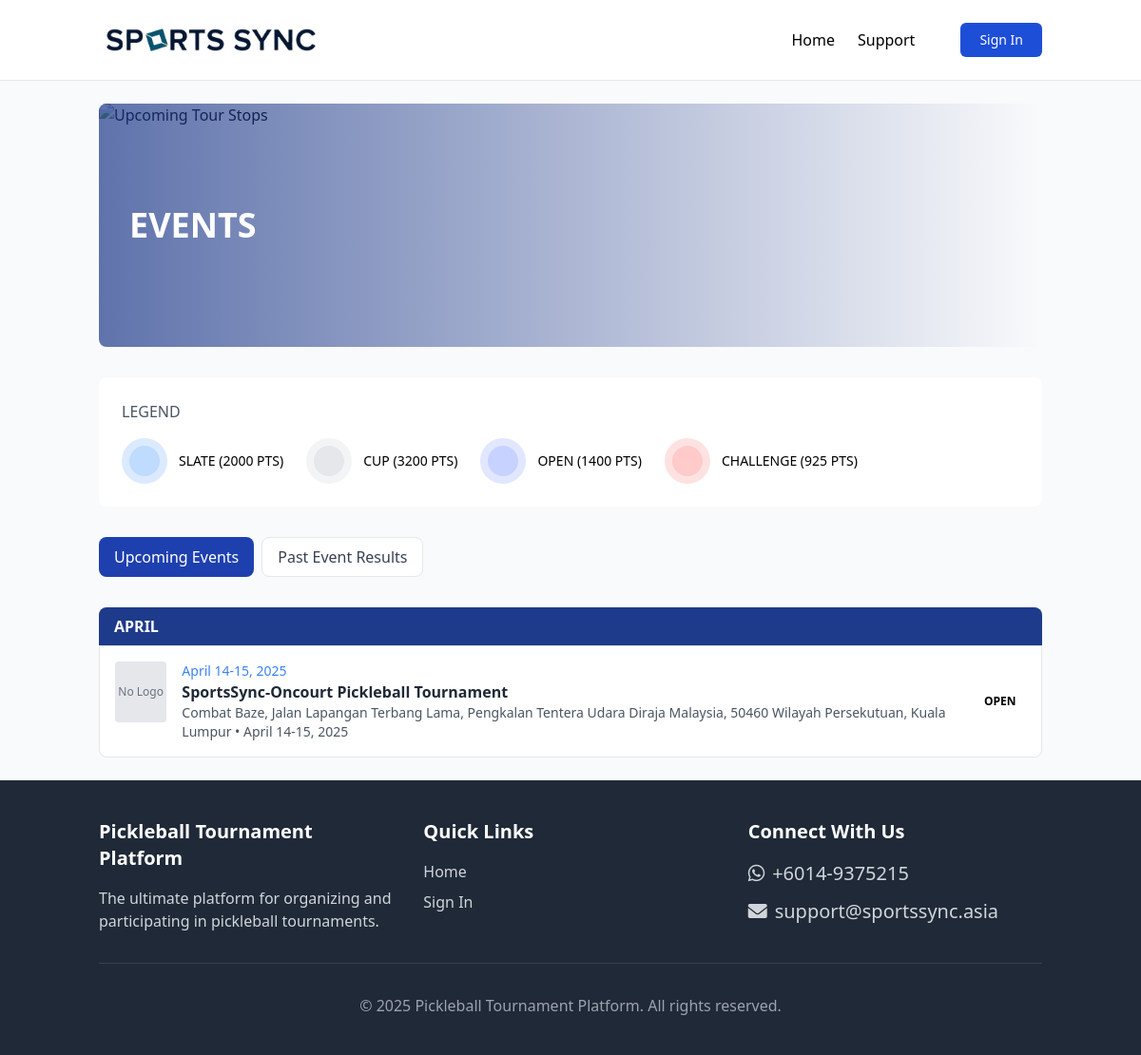
Before: /events with the older database file.
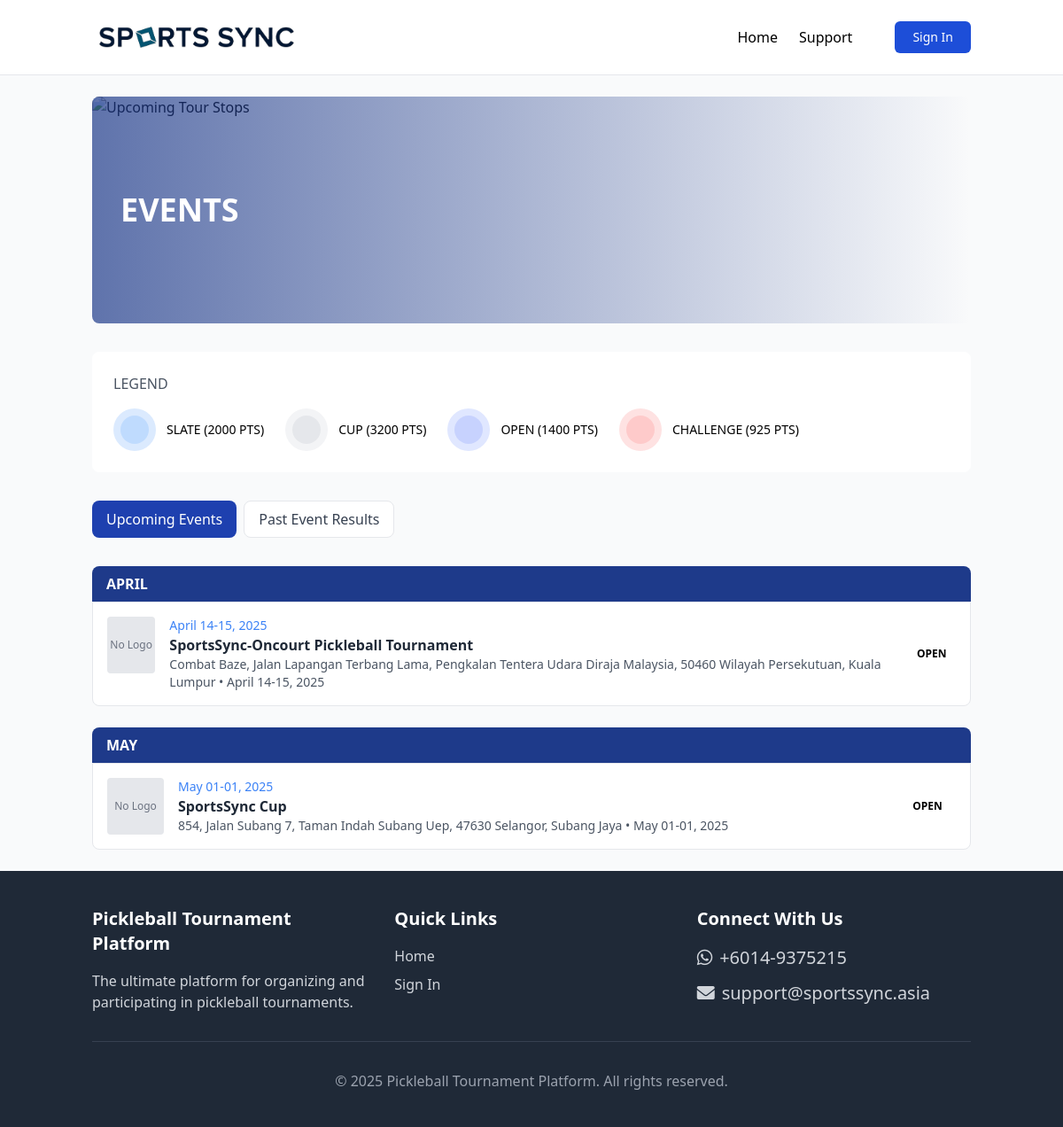
After: the same page with the newer database file.
### app/models/tournament_models.py (models this page shows, shortened)
class Tournament(db.Model):
    __tablename__ = 'tournament'
    id = db.Column(db.Integer, primary_key=True)
    name = db.Column(db.String(100), nullable=False)
    organizer_id = db.Column(db.Integer, db.ForeignKey('user.id'))
    location = db.Column(db.String(200)) # Consider linking to Venue model instead/as well
    description = db.Column(db.Text)
    start_date = db.Column(db.DateTime)
    end_date = db.Column(db.DateTime)
    registration_deadline = db.Column(db.DateTime)
    tier = db.Column(Enum(TournamentTier), default=TournamentTier.OPEN)
    format = db.Column(Enum(TournamentFormat), default=TournamentFormat.SINGLE_ELIMINATION)
    status = db.Column(Enum(TournamentStatus), default=TournamentStatus.UPCOMING)
    prize_pool = db.Column(db.Float)
    logo = db.Column(db.String(255))
    banner = db.Column(db.String(255))
    created_at = db.Column(db.DateTime, index=True, default=datetime.utcnow)
    venue_id = db.Column(db.Integer, db.ForeignKey('venue.id'), nullable=True)
    is_featured = db.Column(db.Boolean, default=False)
    featured_image = db.Column(db.String(255))
    is_ranked = db.Column(db.Boolean, default=False) # Should points be awarded?
    total_cash_prize = db.Column(db.Float, default=0.0)  # Total cash across all categories
    total_prize_value = db.Column(db.Float, default=0.0)  # Including merchandise value
    prize_structure_description = db.Column(db.Text, nullable=True)  # Tournament-wide description
    payment_bank_name = db.Column(db.String(100), nullable=True)
    payment_account_number = db.Column(db.String(50), nullable=True)
    payment_account_name = db.Column(db.String(100), nullable=True)
    payment_reference_prefix = db.Column(db.String(20), nullable=True)
    payment_qr_code = db.Column(db.String(255), nullable=True)
    payment_instructions = db.Column(db.Text, nullable=True)
    door_gifts = db.Column(db.Text, nullable=True)
    door_gifts_image = db.Column(db.String(255), nullable=True)
    categories = db.relationship('TournamentCategory', backref='tournament', lazy='dynamic', cascade='all, delete-orphan')
    support_tickets = db.relationship('SupportTicket', backref='tournament', lazy='dynamic')

### app/main/routes.py (the view)
@bp.route('/events')
def events():
    upcoming_tournaments = Tournament.query.filter(Tournament.status != TournamentStatus.COMPLETED).order_by(Tournament.start_date).all()
    past_tournaments = Tournament.query.filter_by(status=TournamentStatus.COMPLETED).order_by(Tournament.end_date.desc()).all()
    upcoming_by_month = {}
    for tournament in upcoming_tournaments:
        month = tournament.start_date.strftime('%B').upper()
        if month not in upcoming_by_month:
            upcoming_by_month[month] = []
        upcoming_by_month[month].append(tournament)
    past_by_month = {}
    for tournament in past_tournaments:
        month = tournament.end_date.strftime('%B').upper()
        if month not in past_by_month:
            past_by_month[month] = []
        past_by_month[month].append(tournament)
    tiers = current_app.config['TOURNAMENT_TIERS']
    return render_template('main/events.html',
                           title='Events',
                           upcoming_by_month=upcoming_by_month,
                           past_by_month=past_by_month,
                           tiers=tiers)

### app/templates/main/events.html (shortened to what this page needs)
{% extends "base.html" %}
{% block content %}
<div class="relative w-full h-64 rounded-lg overflow-hidden mb-8">
    <img src="/static/images/placeholders/banners/events_banner.jpg" alt="Upcoming Tour Stops" class="w-full h-full object-cover">
    <div class="absolute inset-0 bg-gradient-to-r from-blue-900/70 to-transparent flex items-center">
        <h1 class="text-4xl font-bold text-white px-8">EVENTS</h1>
    </div>
</div>
<div class="bg-white rounded-lg p-6 mb-8">
    <h2 class="text-gray-600 font-medium mb-4">LEGEND</h2>
    <div class="flex flex-wrap gap-6">
        {% for tier in tiers %}
            <div class="flex items-center gap-3">
                <div class="w-12 h-12 flex items-center justify-center bg-{{ tier.color }}-100 rounded-full">
                    <div class="w-8 h-8 bg-{{ tier.color }}-200 rounded-full"></div>
                </div>
                <span class="text-sm">{{ tier.name }} ({{ tier.points }} PTS)</span>
            </div>
        {% endfor %}
    </div>
</div>
<div class="tabs-container">
    <div class="flex gap-2 mb-8">
        <button id="upcoming-tab" class="tab tab-active py-2 px-4 bg-blue-800 text-white rounded-lg" data-target="upcoming-events">Upcoming Events</button>
        <button id="past-tab" class="tab tab-inactive py-2 px-4 bg-white text-gray-700 border border-gray-200 rounded-lg" data-target="past-events">Past Event Results</button>
    </div>
    <div id="upcoming-events" class="tab-content space-y-6">
        {% if upcoming_by_month %}
            {% for month, tournaments in upcoming_by_month.items() %}
                <div class="month-section">
                    <div class="bg-blue-900 text-white font-bold py-2 px-4 rounded-t-lg">{{ month }}</div>
                    <div class="events-list">
                        {% for tournament in tournaments %}
                            <a href="{{ url_for('main.tournament_detail', id=tournament.id) }}" class="block hover:bg-blue-50 transition-colors">
                                <div class="bg-white border border-gray-200 p-4 rounded-b-lg {% if not loop.last %}mb-px{% endif %} flex justify-between items-center">
                                    <div class="flex gap-4">
                                        {% if tournament.logo %}
                                            <img src="{{ tournament.logo }}" alt="{{ tournament.name }} logo" class="w-16 h-16 object-contain">
                                        {% else %}
                                            <div class="w-16 h-16 bg-gray-200 flex items-center justify-center rounded">
                                                <span class="text-gray-500 text-xs">No Logo</span>
                                            </div>
                                        {% endif %}
                                        <div>
                                            <div class="text-blue-500 text-sm">{{ tournament.start_date.strftime('%B %d') }}-{{ tournament.end_date.strftime('%d, %Y') }}</div>
                                            <h3 class="font-bold text-gray-800">{{ tournament.name }}</h3>
                                            <p class="text-sm text-gray-600">{{ tournament.location }} • {{ tournament.start_date.strftime('%B %d') }}-{{ tournament.end_date.strftime('%d, %Y') }}</p>
                                        </div>
                                    </div>
                                    <div class="w-16 h-16 flex items-center justify-center bg-{{ tournament.tier.value|lower }}-100 rounded-full">
                                        <div class="text-xs font-bold">{{ tournament.tier.value }}</div>
                                    </div>
                                </div>
                            </a>
                        {% endfor %}
                    </div>
                </div>
            {% endfor %}
        {% else %}
            <div class="bg-white p-6 rounded-lg shadow-sm">
                <p class="text-gray-600 text-center">No upcoming events at this time. Check back soon!</p>
            </div>
        {% endif %}
    </div>
</div>
{% endblock %}

Changed rows visible on the page:
added Tournament: shows "No Logo", start_date "May 01", end_date "01, 2025", name "SportsSync Cup", location "854, Jalan Subang 7, Taman Indah Subang Uep, 47630 Selangor, Subang Jaya", tier.value "OPEN", shown under "MAY"
Other visible differences:
new list line: "MAY"
